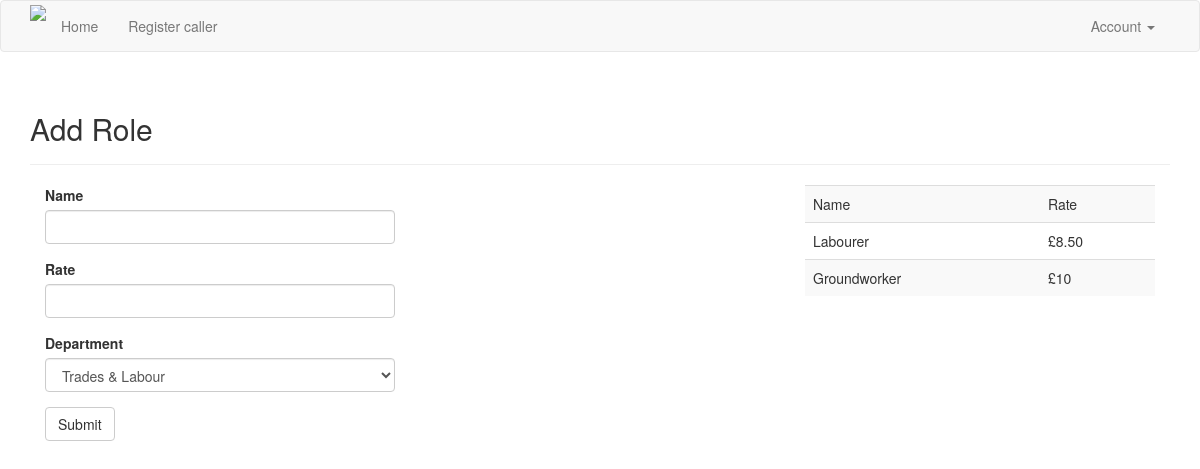
Before: /roles (signed in) with the older database file.
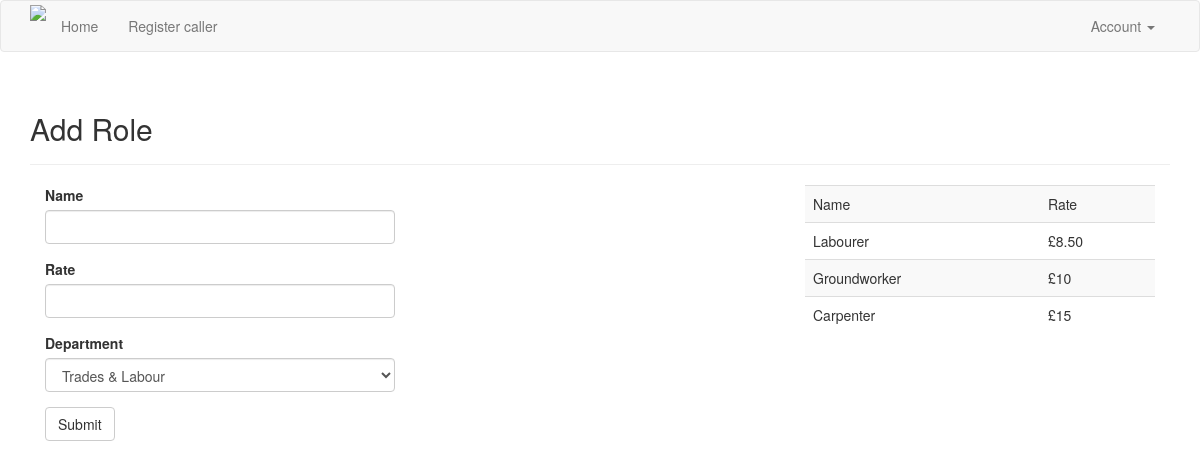
After: the same page with the newer database file.
### app/models.py (models this page shows, shortened)
class Role(db.Model):
    __tablename__ = 'roles'
    id = db.Column(db.Integer, primary_key=True)
    name = db.Column(db.String(64))
    department = db.Column(db.String(16))
    rate = db.Column(db.String(16))
    users = db.relationship('User', backref='role', lazy='dynamic')
    job_id = db.relationship('Job', backref='role', lazy='dynamic')

### app/main/views.py (the view, shortened to what this page needs)
@main.route('/roles', methods=['GET', 'POST'])
def add_role():
    form = RoleAddForm()
    role = Role.query.all()
    return render_template('role.html', form=form, role=role)

### app/main/forms.py
class RoleAddForm(Form):
    name = StringField(u'Name')
    rate = StringField(u'Rate')
    department = SelectField(u'Department', choices=[('trade', 'Trades & Labour'), ('professional', 'Professional & Technical')])
    submit = SubmitField(u'Submit')

### app/models.py (called while the page is built)
@login_manager.user_loader
def load_user(staff_id):
    return Staff.query.get(int(staff_id))

### app/templates/role.html
{% extends "base.html" %}
{% import "bootstrap/wtf.html" as wtf%}
{% block page_content %}
    <div class="page-header"><h2>Add Role</h2></div>
    <div class="col-lg-4">
        {{ wtf.quick_form(form) }}
    </div>
    <div class="col-md-4"></div>
    <div class="col-md-4">
    <table class="table table-striped">
    <tr>
        <td>Name</td>
        <td>Rate</td>
    </tr>
    {% for job in role %}
    <tr>
        <td>{{ job.name|capitalize }}</td>
        <td>{{ job.rate }}</td>
    </tr>
    {% endfor %}
    </table>
    </div>
{% endblock %}

Changed rows visible on the page:
added Role: name "Carpenter", rate "£15"
